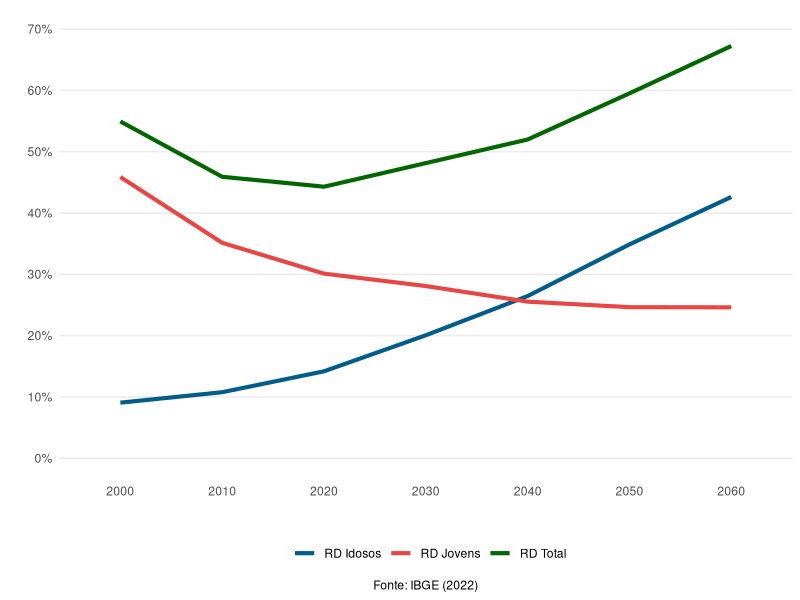
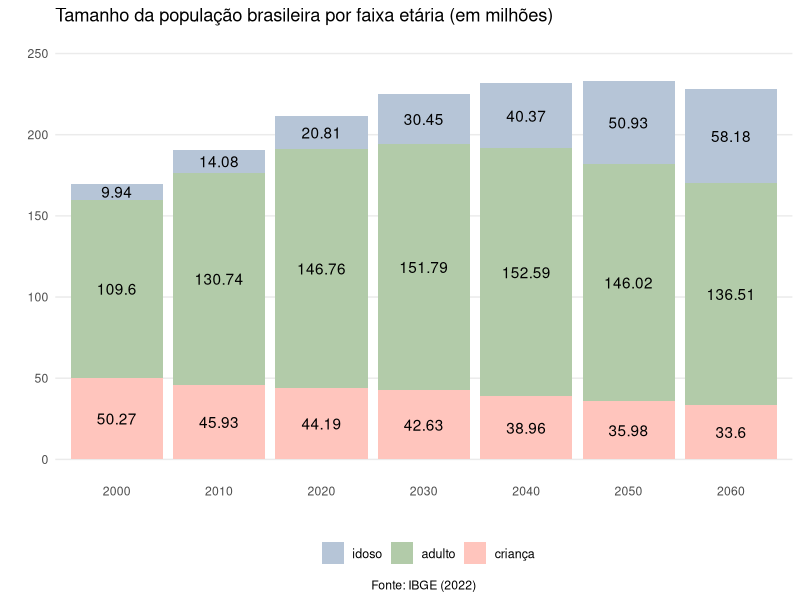

The R script that drew these images, in order:


options(scipen = 9999)

# PACOTES NECESSARIOS -----------------------------------------------------

library(ggplot2)


# IMPORT BASE -------------------------------------------------------------

razao_dependencia_tab <- readr::read_csv(
  here::here("data", "razao-dependencia.csv")
)

razao_dependencia_tab

razao_dependencia <- c("RDT", "RDI", "RDJ")
x2000 <- c((9935100+50266122)/109597948, (9935100/109597948), (50266122/109597948))
x2010 <- c((14081477+45932294)/130742028, (14081477/130742028), (45932294/130742028))
x2020 <- c((20813349+44186100)/146756243, (20813349/146756243), (44186100/146756243))
x2030 <- c((30448865+42625016)/151794581, (30448865/151794581), (42625016/151794581))
x2040 <- c((40368048+38964325)/152587549, (40368048/152587549), (38964325/152587549))
x2050 <- c((50932665+35976487)/146024124, (50932665/146024124), (35976487/146024124))
x2060 <- c((58181930+33597781)/136506636, (58181930/136506636), (33597781/136506636))

razao_dependencia_calculada <- tibble::tibble(razao_dependencia,
                                              x2000,
                                              x2010,
                                              x2020,
                                              x2030,
                                              x2040,
                                              x2050,
                                              x2060) |>
  tidyr::pivot_longer(
    cols = x2000:x2060
  ) |>
  dplyr::mutate(
    year = dplyr::case_when(
      name == "x2000" ~ "2000",
      name == "x2010" ~ "2010",
      name == "x2020" ~ "2020",
      name == "x2030" ~ "2030",
      name == "x2040" ~ "2040",
      name == "x2050" ~ "2050",
      name == "x2060" ~ "2060"
    ),
    razao_dependencia = dplyr::case_when(
      razao_dependencia == "RDT" ~ "RD Total",
      razao_dependencia == "RDI" ~ "RD Idosos",
      razao_dependencia == "RDJ" ~ "RD Jovens"
    )
  )


palette <- c("#005c8b", "#e74645", "#006600")

razao_dependencia_calculada |>
  ggplot() +
  aes(x = year, y = value, group = razao_dependencia) +
  geom_line(aes(color = razao_dependencia), linewidth = 1.4) +
  scale_y_continuous(
    limits = c(0, 0.70),
    breaks = seq(0, 0.70, 0.10),
    labels = scales::percent
  ) +
  scale_color_manual(
    values = palette,
    guide = guide_legend(
      title = ""
    )
  ) +
  labs(
    x = "",
    y = "",
    caption = "Fonte: IBGE (2022)"
  ) +
  theme_minimal() +
  theme(
    panel.grid.minor = element_blank(),
    panel.grid.major.x = element_blank(),
    legend.position = "bottom",
    plot.caption = element_text(hjust = 0.5)
  )



palette_alpha <- c("#b6c5d7", "#b2cba9", "#ffc5bd")


razao_dependencia_tab |>
  dplyr::rename(
    "populacao" = "id",
    "x2000" = "n_00",
    "x2010" = "n_10",
    "x2020" = "n_20",
    "x2030" = "n_30",
    "x2040" = "n_40",
    "x2050" = "n_50",
    "x2060" = "n_60"
  ) |>
  tidyr::pivot_longer(
    cols = x2000:x2060
  ) |>
  dplyr::mutate(
    year = dplyr::case_when(
      name == "x2000" ~ "2000",
      name == "x2010" ~ "2010",
      name == "x2020" ~ "2020",
      name == "x2030" ~ "2030",
      name == "x2040" ~ "2040",
      name == "x2050" ~ "2050",
      name == "x2060" ~ "2060"
    ),
    value = (value/1000000),
    populacao = dplyr::case_when(
      populacao == "jovem" ~ "criança",
      TRUE ~ populacao
    ),
    populacao = factor(populacao, levels = c("idoso", "adulto", "criança"))
  ) |>
  ggplot() +
  aes(
    x = year,
    y = value,
    group = populacao
  ) +
  geom_bar(
    aes(
      fill = populacao
    ),
    stat = "identity"
  ) +
  geom_text(
    aes(
      label = round(value, 2)
    ),
    position = position_stack(vjust = 0.5)
  ) +
  scale_y_continuous(
    limits = c(0, 250),
    breaks = seq(0, 250, 50)
  ) +
  scale_fill_manual(
    values = palette_alpha,
    guide = guide_legend(
      title = ""
    )
  ) +
  labs(
    x = "",
    y = "",
    caption = "Fonte: IBGE (2022)",
    title = "Tamanho da população brasileira por faixa etária (em milhões)"
  ) +
  theme_minimal() +
  theme(
    panel.grid.minor = element_blank(),
    panel.grid.major.x = element_blank(),
    legend.position = "bottom",
    legend.text = element_text(size = 9),
    plot.caption = element_text(hjust = 0.5)
  )







